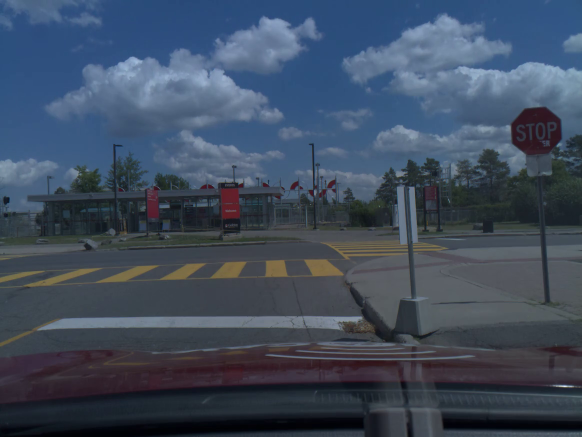
#> input picture frame 18 of oj_scripts/videos/12ft.mp4, 1164 x 874 px (shown at 1/2 size)
$ python stopsignvidv9_v3.py   (Python 2 division)   (older library calls are emulated)
#> lines starting #> are read from the running program, lines starting #| are printed output that depends on the picture; after the words box and inside, x2 and y2 are one past the last pixel; in counts of white or black regions, pixels touching at a corner belong together
# This script detects stop signs based on haar cascade on a direct video file. Also, tries to find the distance of the stop sign
import time
import cv2 as cv


start = time.time()
# Loading Haar Cascade in this case
path1 = '/home/oj/oj_scripts/archive/oj_stop.xml';haar_face_cascade = cv.CascadeClassifier(path1)
path2 ='/home/oj/oj_scripts/videos/12ft.mp4'

haar_face_cascade = cv.CascadeClassifier(path1)
end1 = time.time();print('checkpoint1 (ms)', round(1000 * (end1 - start), 1))
cap = cv.VideoCapture(path2)


# frame Display
while 1:
    start = time.time()
    ret, frame = cap.read()
#> frame is the input picture: shape (874, 1164, 3); mean B, G, R 93.8, 75.8, 63

    gray = cv.cvtColor(frame, cv.COLOR_BGR2GRAY)
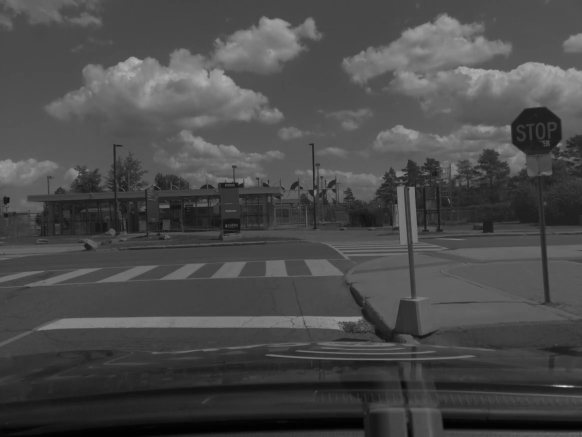
#> gray: shape (874, 1164) (shown at 1/2 size); min 1, max 235, mean 74
    im2, contours, hierarchy = cv.findContours(gray, cv.RETR_TREE, cv.CHAIN_APPROX_SIMPLE)
#> contours = [[[0, 0], [0, 873], [1163, 873], [1163, 0]]]

    stops = haar_face_cascade.detectMultiScale(gray, scaleFactor=1.2, minNeighbors=4)
#> stops = [[1003, 191, 138, 138]]
    # go over list of stop signs and draw them as rectangles on original colored image
    for (x, y, w, h) in stops:
      cv.rectangle(frame, (x, y), (x + w, y + h), (0, 255, 0), 3)
      # [4 lines of commented-out code are left out]
      dis= round(133/(h/11.3),1)  #1/(h/11) gives roughly 0.08 so 12/(1/(h/11)) gives a factor of ~140. Using it for scaling
      print 'distance(ft):',dis
#> this loop made 1 pass
#> (x, y, w, h, dis) on pass 1: (1003, 191, 138, 138, 10.9)
#| distance(ft): 10.9
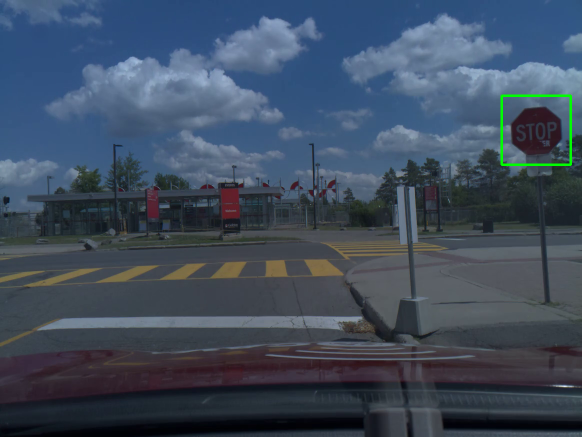
#> frame: shape (874, 1164, 3) (shown at 1/2 size); 0.27% of pixels changed, all inside (x1, y1, x2, y2) = (1001, 189, 1144, 332)
      #print("The number is " + str(dis))

    cv.imshow('frame',frame)
    if cv.waitKey(1) & 0xFF == ord('q'):
#> (key q is pressed here)
        break

cap.release()
cv.destroyAllWindows()

$ run again, starting later in the video
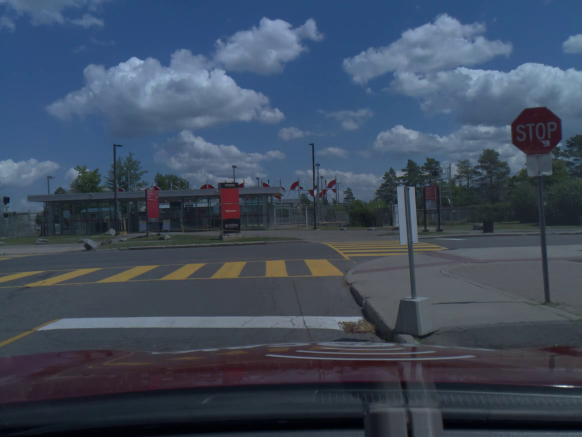
#> input picture frame 83 of oj_scripts/videos/12ft.mp4, 1164 x 874 px (shown at 1/2 size)
#> frame is the input picture: shape (874, 1164, 3); mean B, G, R 93.6, 75.6, 62.8
#> contours = [[[0, 0], [0, 873], [1163, 873], [1163, 0]]]
#> stops = [[1006, 196, 129, 129]]
#> the loop `for (x, y, w, h) in stops:` made 1 pass
#> (x, y, w, h, dis) on pass 1: (1006, 196, 129, 129, 11.7)
#> (printed output is left out)
#> after the loop `for (x, y, w, h) in stops:`:
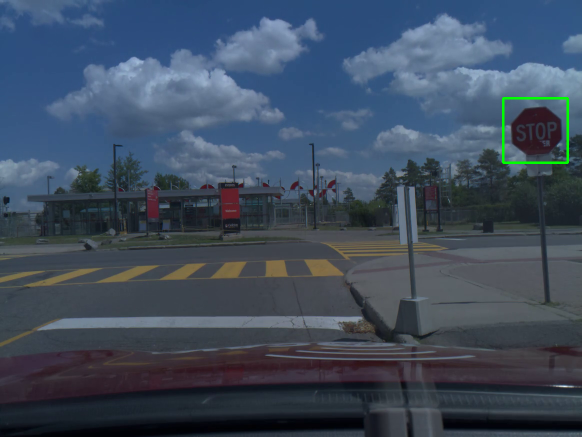
#> frame: shape (874, 1164, 3) (shown at 1/2 size); 0.25% of pixels changed, all inside (x1, y1, x2, y2) = (1004, 194, 1138, 328)

$ run again, starting later in the video
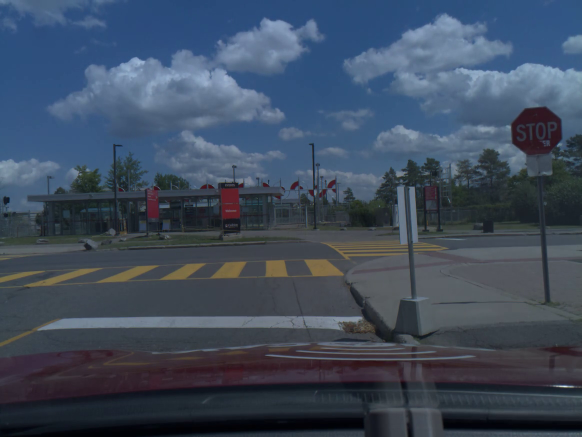
#> input picture frame 148 of oj_scripts/videos/12ft.mp4, 1164 x 874 px (shown at 1/2 size)
#> frame is the input picture: shape (874, 1164, 3); mean B, G, R 93.2, 75.4, 62.5
#> contours = [[[0, 0], [0, 873], [1163, 873], [1163, 0]]]
#> stops = [[1003, 192, 133, 133]]
#> the loop `for (x, y, w, h) in stops:` made 1 pass
#> (x, y, w, h, dis) on pass 1: (1003, 192, 133, 133, 11.3)
#> (printed output is left out)
#> after the loop `for (x, y, w, h) in stops:`:
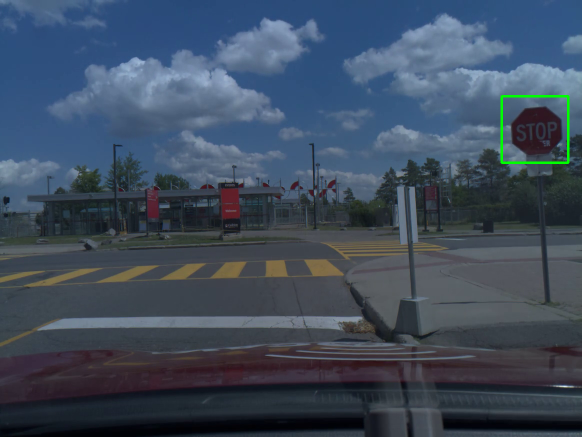
#> frame: shape (874, 1164, 3) (shown at 1/2 size); 0.26% of pixels changed, all inside (x1, y1, x2, y2) = (1001, 190, 1139, 328)
